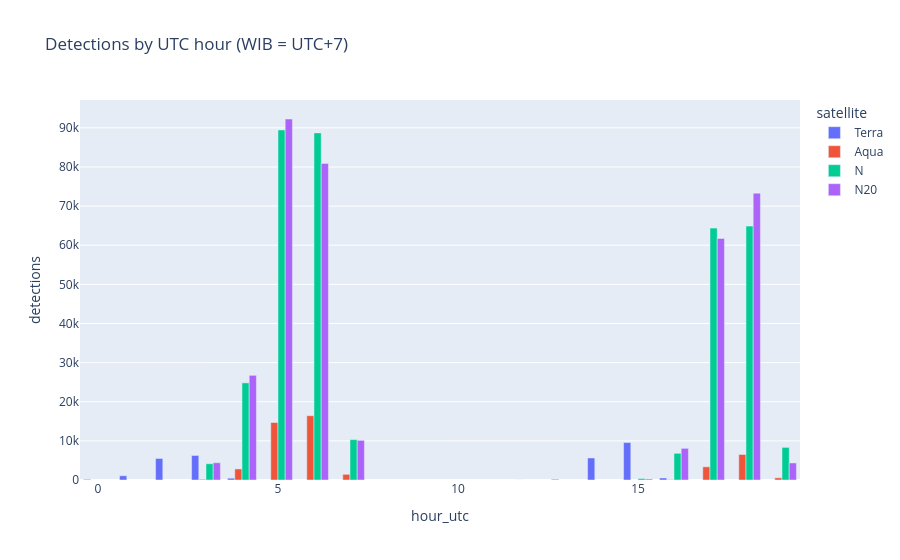

Notebook source saved alongside this figure:
### Markdown cell above
## Acquisition times (UTC) — overpass structure

### Code cell
obs['hour_utc'] = obs['acq_datetime'].dt.hour
hours = obs.groupby(['hour_utc', 'satellite']).size().rename('detections').reset_index()
px.bar(hours, x='hour_utc', y='detections', color='satellite', barmode='group',
       title='Detections by UTC hour (WIB = UTC+7)')

### Figure 1 — Plotly figure (JSON) as saved in the notebook; plotly's stock layout.template omitted (floating-point values rounded to 4 significant figures)
{"data": [{"alignmentgroup": "True", "hovertemplate": "satellite=Terra<br>hour_utc=%{x}<br>detections=%{y}<extra></extra>", "legendgroup": "Terra", "marker": {"color": "#636efa", "pattern": {"shape": ""}}, "name": "Terra", "offsetgroup": "Terra", "orientation": "v", "showlegend": true, "textposition": "auto", "type": "bar", "x": [0, 1, 2, 3, 4, 12, 13, 14, 15, 16], "xaxis": "x", "y": [167, 1086, 5500, 6275, 459, 1, 180, 5629, 9572, 514], "yaxis": "y"}, {"alignmentgroup": "True", "hovertemplate": "satellite=Aqua<br>hour_utc=%{x}<br>detections=%{y}<extra></extra>", "legendgroup": "Aqua", "marker": {"color": "#EF553B", "pattern": {"shape": ""}}, "name": "Aqua", "offsetgroup": "Aqua", "orientation": "v", "showlegend": true, "textposition": "auto", "type": "bar", "x": [3, 4, 5, 6, 7, 16, 17, 18, 19], "xaxis": "x", "y": [177, 2825, 14687, 16431, 1444, 78, 3373, 6525, 560], "yaxis": "y"}, {"alignmentgroup": "True", "hovertemplate": "satellite=N<br>hour_utc=%{x}<br>detections=%{y}<extra></extra>", "legendgroup": "N", "marker": {"color": "#00cc96", "pattern": {"shape": ""}}, "name": "N", "offsetgroup": "N", "orientation": "v", "showlegend": true, "textposition": "auto", "type": "bar", "x": [3, 4, 5, 6, 7, 15, 16, 17, 18, 19], "xaxis": "x", "y": [4150, 24824, 89457, 88712, 10318, 371, 6821, 64372, 64885, 8337], "yaxis": "y"}, {"alignmentgroup": "True", "hovertemplate": "satellite=N20<br>hour_utc=%{x}<br>detections=%{y}<extra></extra>", "legendgroup": "N20", "marker": {"color": "#ab63fa", "pattern": {"shape": ""}}, "name": "N20", "offsetgroup": "N20", "orientation": "v", "showlegend": true, "textposition": "auto", "type": "bar", "x": [3, 4, 5, 6, 7, 15, 16, 17, 18, 19], "xaxis": "x", "y": [4409, 26751, 92259, 80917, 10133, 262, 8090, 61730, 73315, 4352], "yaxis": "y"}], "layout": {"barmode": "group", "legend": {"title": {"text": "satellite"}, "tracegroupgap": 0}, "title": {"text": "Detections by UTC hour (WIB = UTC+7)"}, "xaxis": {"anchor": "y", "domain": [0, 1], "title": {"text": "hour_utc"}}, "yaxis": {"anchor": "x", "domain": [0, 1], "title": {"text": "detections"}}}}
